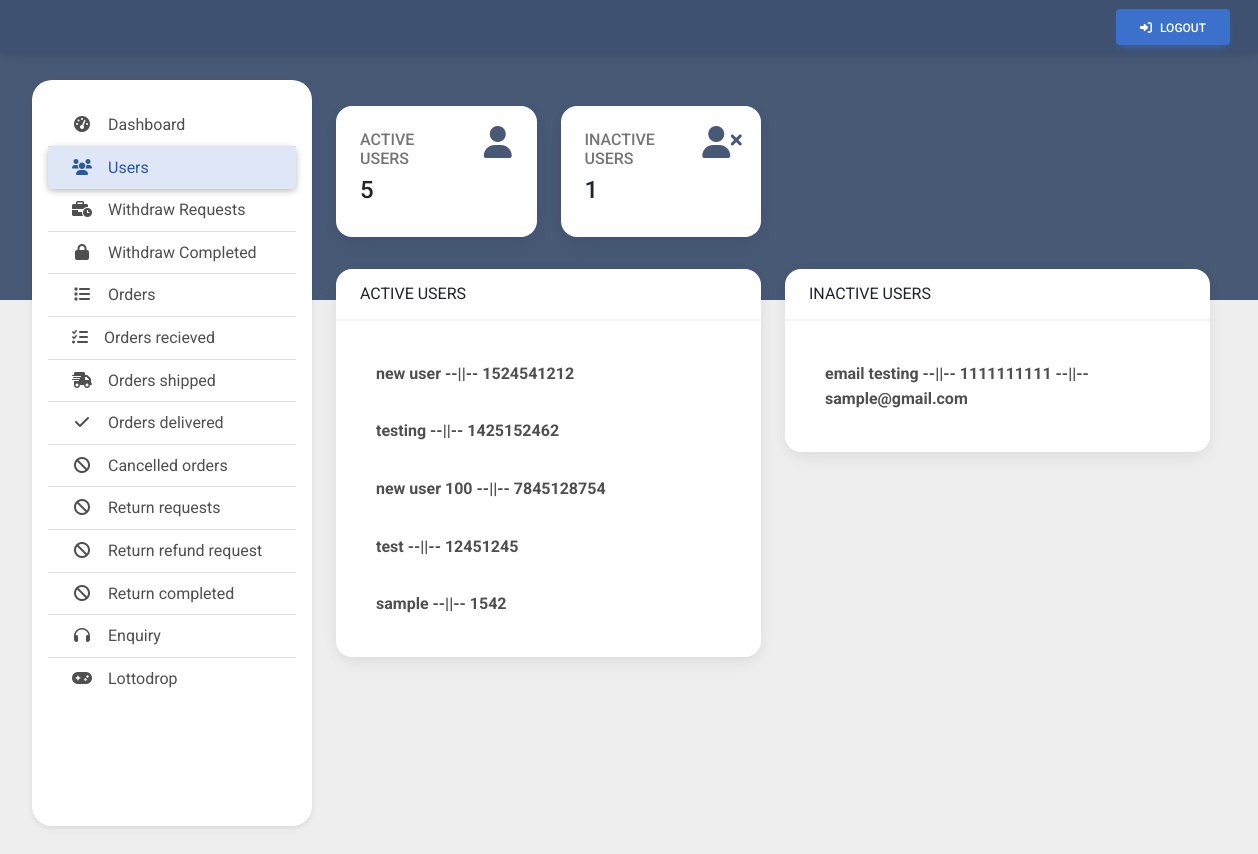
The page /admin-page/total-users-list (signed in) on the database its author committed.
### accounts/models.py (models this page shows, shortened)
class Users(models.Model):
    user = models.OneToOneField(User,null=False,blank=False,on_delete=models.CASCADE)
    phone_number = models.CharField(max_length=15)
    referral_id = models.CharField(max_length=200)
    invited_by_id = models.CharField(default=0,max_length=200,null=True,blank=True)
    invited_user = models.CharField(max_length=255,null=True,blank=True)
    wallet = models.IntegerField(default=0)
    total_earnings = models.IntegerField(default=0)
    coins = models.IntegerField(default=0)
    is_active = models.BooleanField(default=False)
    date_time_of_joining = models.DateTimeField(auto_now_add=True)
    refunded_amount = models.IntegerField(default=0,null=0,blank=0)
    level_1_count = models.IntegerField(default=0)
    level_2_count = models.IntegerField(default=0)
    level_3_count = models.IntegerField(default=0)
    level_4_count = models.IntegerField(default=0)
    level_5_count = models.IntegerField(default=0)
    level_6_count = models.IntegerField(default=0)
    level_7_count = models.IntegerField(default=0)
    level_1_earnings = models.IntegerField(default=0)
    level_2_earnings = models.IntegerField(default=0)
    level_3_earnings = models.IntegerField(default=0)
    level_4_earnings = models.IntegerField(default=0)
    level_5_earnings = models.IntegerField(default=0)
    level_6_earnings = models.IntegerField(default=0)
    level_7_earnings = models.IntegerField(default=0)

### adminHomePage/views.py (the view)
# urls.py: path('total-users-list',views.totalUsers,name='totalUsers'),
def totalUsers(request):
    if request.user.is_superuser:
        active_users = Users.objects.filter(is_active = True).order_by('-id')
        inactive_users = Users.objects.filter(is_active = False).order_by('-id')
        context = {
            'active':active_users,
            'inactive':inactive_users
        }
        return render(request,'admin-page/users.html',context)
    else:
        return redirect('../')

### adminHomePage/templates/admin-page/users.html (shortened to what this page needs)
{% extends 'admin-page/base.html' %}
{% block content %}
<section>
    <div class="row">
        <div class="col-lg-3 col-md-6 mb-2">
            <div class="card">
                <div class="card-body">
                    <div class="row">
                        <div class="col-8">
                            <h6 class=" text-muted text-uppercase">Active users</h6>
                            <h4>{{active.count}}</h4>
                        </div>
                        <div class="col-4 text-end">
                            <i class="fas fa-user fa-fw fa-2xl me-3" style="color: rgba(52, 71, 103, .9);"></i>
                        </div>
                    </div>
                </div>
            </div>
        </div>
        <div class="col-lg-3 col-md-6 mb-2">
            <div class="card">
                <div class="card-body">
                    <div class="row">
                        <div class="col-8">
                            <h6 class=" text-muted text-uppercase">Inactive users</h6>
                            <h4>{{inactive.count}}</h4>
                        </div>
                        <div class="col-4 text-end">
                            <i class="fas fa-user-xmark fa-fw fa-2xl me-3" style="color: rgba(52, 71, 103, .9);"></i>
                        </div>
                    </div>
                </div>
            </div>
        </div>
    </div>
</section>
<section class="mt-4">
    <div class="row">
        <div class="col-lg-6">
            <div class="card">
                <div class="card-header text-uppercase">ACTIVE USERS</div>
                <div class="card-body " style="max-height: 100vh;overflow-y: scroll;">
                    <ul class="list-group list-group-light">
                        {% for user in active %}
                        <div class="list-group list-group-light">
                            <button type="button" class="list-group-item list-group-item-action px-3 border-0 fw-bold"
                                aria-current="true" data-bs-toggle="modal" data-bs-target="#user{{user.user.id}}">
                                {{user.user.username}} --||-- {{user.phone_number}}
                            </button>
                        </div>
                        {% endfor %}
                    </ul>
                </div>
            </div>
        </div>
        <div class="col-lg-6">
            <div class="card">
                <div class="card-header text-uppercase">INACTIVE USERS</div>
                <div class="card-body" style="max-height: 100vh;overflow-y: scroll;">
                    {% for user in inactive %}
                    <div class="list-group list-group-light">
                        <button type="button" class="list-group-item list-group-item-action px-3 border-0 fw-bold"
                            aria-current="true" data-bs-toggle="modal" data-bs-target="#modal/{{user.user.id}}">
                            {{user.user.username}} --||-- {{user.phone_number}} --||-- {{user.user.email}}
                        </button>
                    </div>
                    {% endfor %}
                </div>
            </div>
        </div>
    </div>
</section>
{% endblock %}

### adminHomePage/templates/admin-page/base.html (style rules this page uses)
body { background-color: #eee; overflow-x: hidden; min-height: 100vh !important; background: linear-gradient(to bottom, rgba(52, 71, 103, .9) 35%, #eee 0%); }

### adminHomePage/templates/admin-page/users.html (style rules this page uses)
.card { border-radius: 1rem; }

### rows shown on the page
Users: user.username "new user", phone_number "1524541212"
Users: user.username "testing", phone_number "1425152462"
Users: user.username "new user 100", phone_number "7845128754"
Users: user.username "test", phone_number "12451245"
Users: user.username "sample", phone_number "1542"
Users: user.username "email testing", phone_number "1111111111", user.email "sample@gmail.com"

### other values the page prints
{{ active.count }} "5"
{{ inactive.count }} "1"
